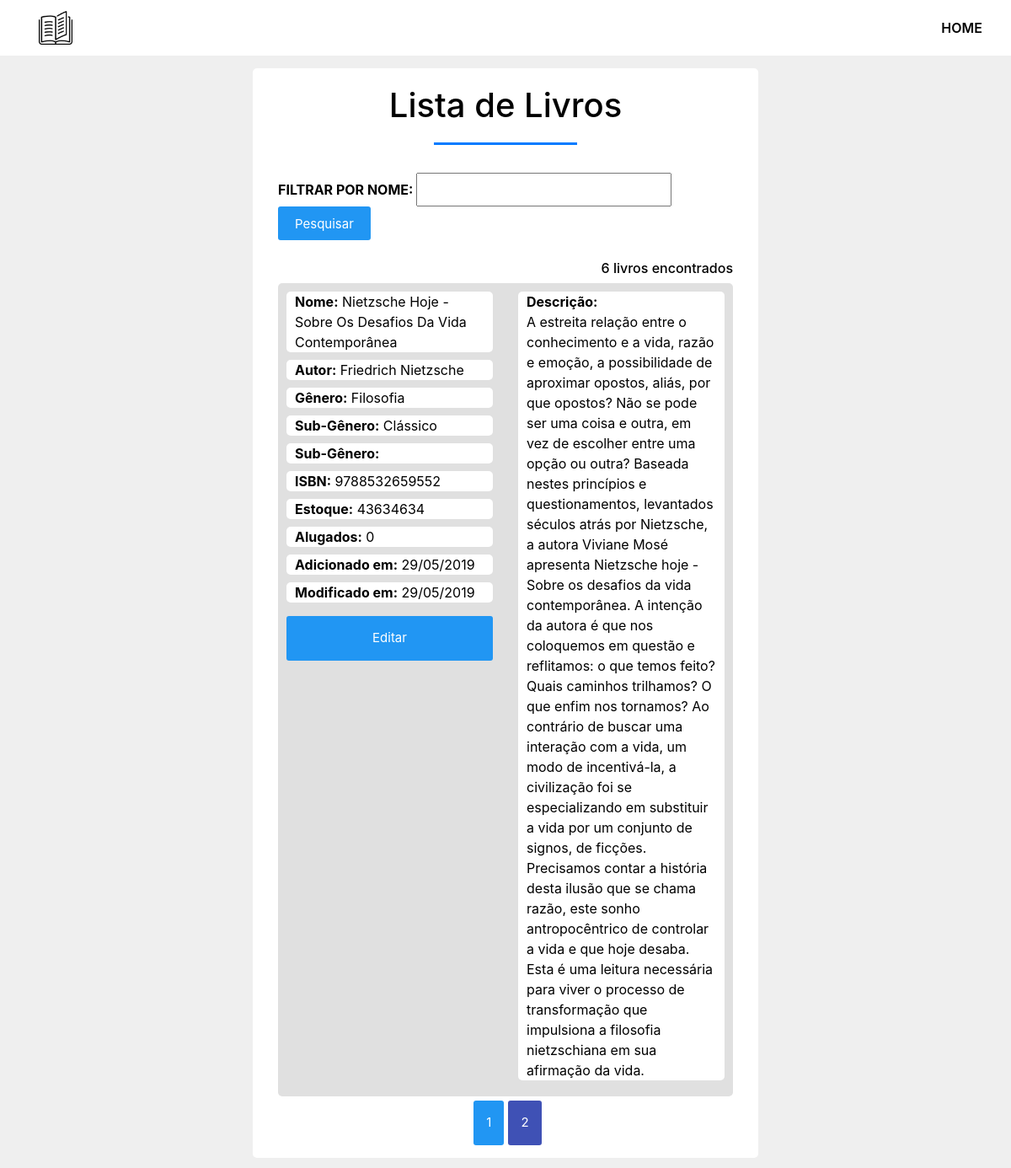
The page /con-livro.php?page=2 on the database its author committed.
### tables this page shows
CREATE TABLE `livros` (
  `id` int(11) NOT NULL,
  `nome` varchar(100) NOT NULL,
  `genero` varchar(100) NOT NULL,
  `subgen1` varchar(100) NOT NULL,
  `subgen2` varchar(100) NOT NULL,
  `autor` varchar(100) NOT NULL,
  `qntest` int(11) NOT NULL,
  `qntloc` int(11) NOT NULL,
  `descricao` varchar(1000) DEFAULT NULL,
  `isbn` bigint(13) NOT NULL,
  `created` timestamp NOT NULL DEFAULT CURRENT_TIMESTAMP,
  `modified` timestamp NOT NULL DEFAULT CURRENT_TIMESTAMP ON UPDATE CURRENT_TIMESTAMP
);

### OBJ/livro.php (called while the page is built, shortened)
<?php
include_once 'OBJ/functions.php';
class Livro {
    public function searchLiv() {
        $results_pagina = pagina()[1];
        $limite_pagina = pagina()[2];
        if(isset($_POST['filtro'])){
            $dbc = dbConnect();
            $sql = "SELECT * FROM livros WHERE nome LIKE :filtro ORDER BY nome LIMIT ".$limite_pagina.",".$results_pagina."";
            $filtro = addslashes($_POST['filtro']);
            $stmt = $dbc->prepare($sql);
            $stmt->bindValue(':filtro', '%' . $filtro . '%', PDO::PARAM_INT);
            $stmt->execute();
            $result = $stmt->fetchAll();
            return $result;
        } else if(!isset($_POST['filtro'])){
            $dbc = dbConnect();
            $sql = "SELECT * FROM livros ORDER BY nome LIMIT ".$limite_pagina.",".$results_pagina."";
            $stmt = $dbc->prepare($sql);
            $stmt->execute();
            $result = $stmt->fetchAll();
            return $result;
        }
    }
    public function numeroLivros() {
        $dbc = dbConnect();
        $sql = "SELECT * FROM livros ORDER BY nome";
        $stmt = $dbc->prepare($sql);
        $stmt->execute();
        $count = $stmt->rowCount();
        return $count;
    }
}
?>

### OBJ/functions.php (called while the page is built, shortened)
<?php
function dateConvert($date){
    sscanf($date, '%d-%d-%d', $y, $m, $d);
    return sprintf('%02d/%02d/%04d', $d, $m, $y);
}
function pagina(){
    if (!isset($_GET['page'])){
        $page = 1;
    } else{
        $page = $_GET['page'];
    }
    $results_pagina = 5;
    $limite_pagina = ($page - 1) * $results_pagina;
    return array($page, $results_pagina, $limite_pagina);
}
?>

### con-livro.php (the view, shortened to what this page needs)
<?php
require 'OBJ/functions.php';
require 'OBJ/livro.php';
$OBJlivro = new Livro;
?>
<!DOCTYPE html>
<html lang="pt-br">
<head>
    <?php
    include "ADD/config.php";
    ?>
</head>
<body>
<?php
    include "ADD/heater.php";
?>
<section id="box">
    <div class="container">
        <h1>Lista de Livros</h1>
        <form method="post" action="">
            <b>FILTRAR POR NOME: </b><input type="text" name="filtro" class="campo" required autofocus> <input type="submit" value="Pesquisar" class="btn-pesq">
        </form>
        <?php
        $numLiv = $OBJlivro->numeroLivros();
        echo "<br><h6>$numLiv livros encontrados</h6>";
        $result = $OBJlivro->searchLiv();
        foreach ($result as $dados) {
            $created = dateConvert($dados['created']);
            $modified = dateConvert($dados['modified']);
            echo "<article><div class='row'><div class='col-md-6 aut-info'>";
            echo "<p><b>Nome:</b> ".$dados['nome']."</p><br><p><b>Autor:</b> ".$dados['autor']."</p><br><p><b>Gênero:</b> ".$dados['genero']."</p><br><p><b>Sub-Gênero:</b> ".$dados['subgen1']."</p><br><p><b>Sub-Gênero:</b> ".$dados['subgen2']."</p><br><p><b>ISBN:</b> ".$dados['isbn']."</p><br><p><b>Estoque:</b>  ".$dados['qntest']."</p><br><p><b>Alugados:</b> ".$dados['qntloc']."</p><br><p><b>Adicionado em:</b> $created </p><br><p><b>Modificado em:</b> $modified </p><br><a class='btn-alug' href='edit-liv.php?id=".$dados['id']."'>Editar</a><br>";
            echo "</div><div class='col-md-6 aut-info'>";
            echo "<p><b>Descrição:</b><br> ".$dados['descricao']."</p><br>";
            echo "</div></div></article>";
        }
        $num = $OBJlivro->numeroLivros();
        $page = pagina()[0];
        $resultMax = pagina()[1];
        $total_pages = ceil($num / $resultMax);
        echo '<div class="paginacao">';
            for ($i=1; $i <= $total_pages; $i++) {
                if ($i==$page){
                    echo '<a class="btn-act">'.$i.'</a>  ';
                } else {
                    echo '<a class="btn-pag" href="con-livro.php?page='.$i.'">'.$i.'</a>';
                }
            }
        echo '</div>';
        ?>
    </div>
</section>
</body>
</html>

### CSS/style.css (style rules this page uses)
* { margin: 0; padding: 0; }
body { background-color: #efefef!important; font-family: sans-serif; }
h1 { text-align: center; color: #000!important; padding-top: 20px; padding-bottom: 10px; }
h1::after { content: ''; background: #007bff; display: block; height: 3px; width: 170px; margin: 20px auto 5px; }
a { text-decoration: none!important; color: #fff!important; }
#box { width: 50%; background: #fff; color: #000; box-sizing: border-box; margin-top: 15px; margin-left: 25%; margin-bottom: 15px; padding: 15px; padding-top: 0px; border-radius: 5px; }
#box p { background-color: #fff; border-radius: 5px; margin-bottom: -15px; padding: 0px 10px 0px 10px; }
article { width: 100%; box-sizing: border-box; padding: 10px; background-color: #e0e0e0; margin-bottom: 5px; text-align: left; border-radius: 5px; }
.btn-alug { background-color: #2196f3; border-radius: 3px; display: inline-block; font-size: 15px; padding: 15px 30px; transition: 0.5s; width: 100%; margin-top: 7px; text-align: center; }
.btn-pesq { background-color: #2196f3; border-radius: 3px; display: inline-block; font-size: 15px; padding: 10px 20px; transition: 0.5s; text-align: center; color: #fff; border: none; height: 40px; }
.campo { width: 56%; height: 40px; padding: 0px 10px 0px 10px; margin-top: 10px; }
h6 { text-align: right; }
.paginacao { text-align: center; }
.btn-pag { background-color: #2196f3; border-radius: 3px; display: inline-block; font-size: 15px; padding: 15px 15px; transition: 0.5s; margin-right: 5px; margin-left: 5px; }
.btn-act { border-radius: 3px; display: inline-block; font-size: 15px; padding: 15px 15px; transition: 0.5s; border-color: 1px solid #fff; background-color: #3f51b5; }

### rows shown on the page
livros: nome "Nietzsche Hoje - Sobre Os Desafios Da Vida Contemporânea", autor "Friedrich Nietzsche", genero "Filosofia", subgen1 "Clássico", isbn "9788532659552", qntest "43634634", qntloc "0", created "29/05/2019", modified "29/05/2019", descricao "A estreita relação entre o conhecimento e a vida, razão e emoção, a possibilidade de aproximar opostos, aliás, por que opostos? Não se pode ser uma coisa e outra, em vez de escolher entre uma opção ou outra? Baseada nestes princípios e questionamentos, levantados séculos atrás por Nietzsche, a autora Viviane Mosé apresenta Nietzsche hoje - Sobre os desafios da vida contemporânea. A intenção da autora é que nos coloquemos em questão e reflitamos: o que temos feito? Quais caminhos trilhamos? O que enfim nos tornamos? Ao contrário de buscar uma interação com a vida, um modo de incentivá-la, a civilização foi se especializando em substituir a vida por um conjunto de signos, de ficções.…"

### other values the page prints
$numLiv "6"
